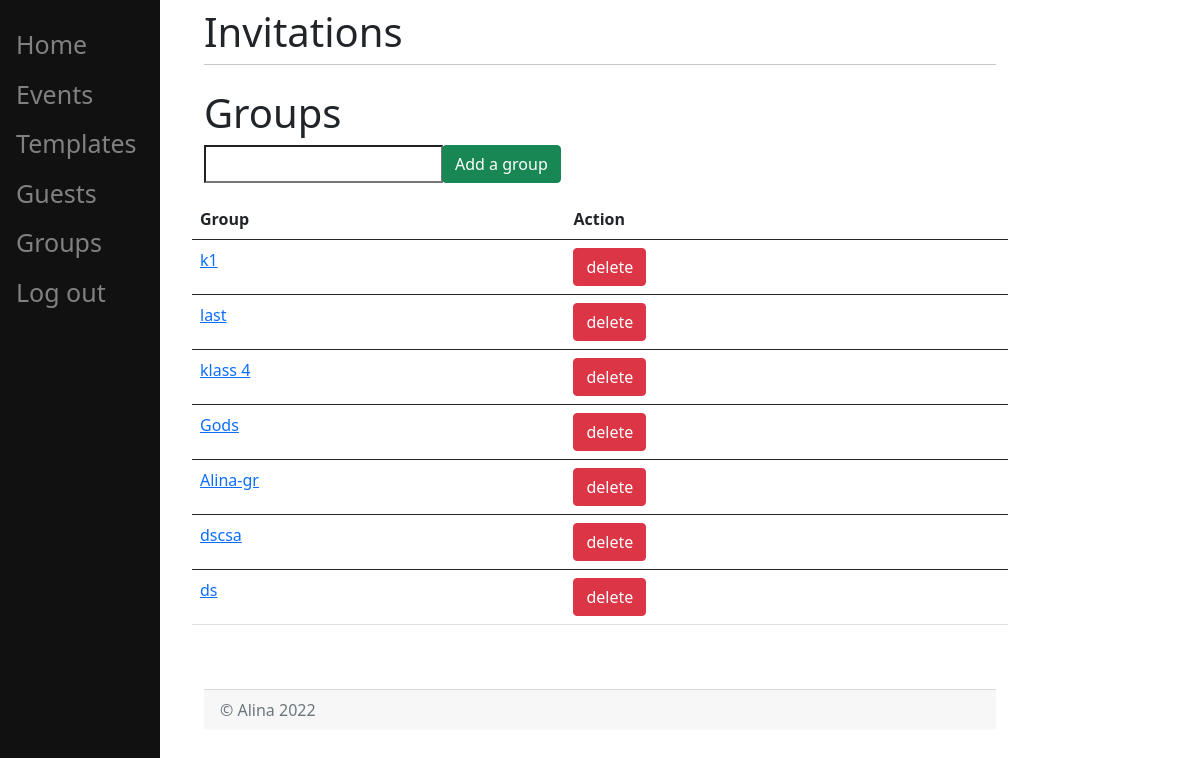
The page /groups/ (signed in) on the database as committed earlier.
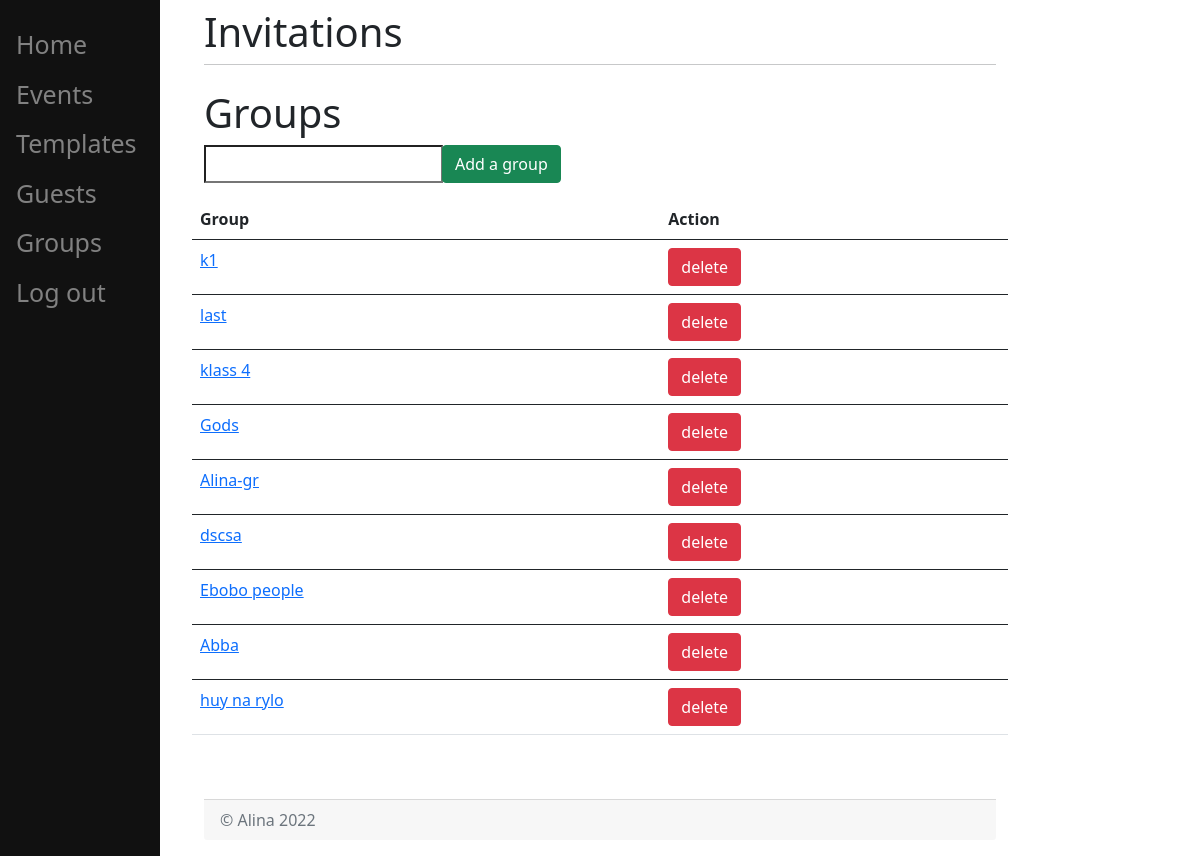
The same page on the database as committed later.
### invitations/models.py (models this page shows, shortened)
class Group(models.Model):
    name = models.CharField(max_length=200)
    user = models.ForeignKey(User, on_delete=models.CASCADE, related_name="group", null=True)

### invitations/views.py (the view)
def groups(request):
    user = request.user
    groups_ = user.group.all()
    return render(request, "invitations/groups.html", {"groups": groups_})

### templates/invitations/groups.html (shortened to what this page needs)
{% extends 'invitations/home.html' %}
{% block content %}
    <h1>Groups</h1>
    <form action="/groups/add", method="post">
    <div class="input-group mb-3">
        <input type="text" name="name">
        <div class="input-group-prepend">
            <button type="submit" name="save" class="btn btn-success">Add a group</button>
        </div>
    </div>
    </form>
    {% if groups %}
        <table class="table">
            <thead>
            <tr>
                <th scope="col">Group</th>
                <th scope="col">Action</th>
            </tr>
            </thead>
            <tbody>
            {% for group in groups %}
                <tr>
                    <td><a href="/groups/view_group/{{ group.id }}">{{ group.name }}</a></td>
                    <td>
                        <form action="/groups/delete/" method="post">
                            <button type="submit" class="btn btn-danger">delete</button>
                        </form>
                    </td>
                </tr>
                </tbody>
            {% endfor %}
        </table>
    {% else %}
        <dev><p> You have no groups </p></dev>
    {% endif %}
{% endblock %}

Rows that differ between the two databases and show on the page:
removed Group: name "ds"
added Group: name "Ebobo people"
added Group: name "Abba"
added Group: name "huy na rylo"
